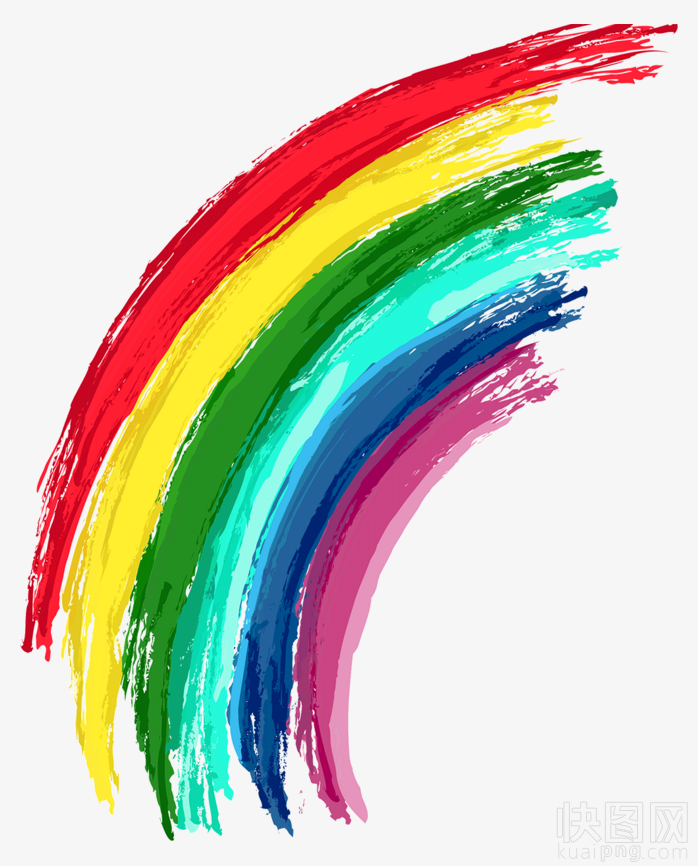
#> input picture Picture/rainbow.png, 698 x 866 px
$ python PILRWSImageUsing.py
#> lines starting #> are read from the running program, lines starting #| are printed output that depends on the picture; after the words box and inside, x2 and y2 are one past the last pixel; in counts of white or black regions, pixels touching at a corner belong together
import matplotlib.pyplot as plt
import cv2 as cv
from PIL import Image
import numpy as np
from skimage import data, util
from pylab import mpl

mpl.rcParams["font.sans-serif"] = ["SimHei"]


def pilrws():
    img = Image.open("../Picture/rainbow.png")
    img_gray = img.convert('L')
    img_rgb = img.convert('RGB')
    img_rgb.save('../Picture/rainbow.jpg')
    print(img.format, img.size, img.mode)
    # 调动系统的图像显示程序
    img.show("原图")
    img_gray.show("灰度图像")
    img_rgb.show("rgb图像")


def pilrw():
    chelsea = data.chelsea()
    # 将数组的三通道逆过来存放
    # cv.imread 读图像时 是按照BGR的方式读入 cv.write 会将图像三通道逆转后存放
    # chelsea = cv.cvtColor(chelsea, cv.COLOR_BGR2RGB)
    chelsea = chelsea[:, :, ::-1]
    cv.imwrite("../Picture/chelsea.jpg", chelsea)
    # Image.open 不能打开数组 要打开路径
    img = Image.open("../Picture/chelsea.jpg")
    img.show()


def pilrw1():

    img = Image.open("../Picture/rainbow.png")
#> img is the input picture: PIL image 698x866 RGBA; mean R, G, B, A 201.1, 200, 184.5, 255
    img_gray = img.convert('L')
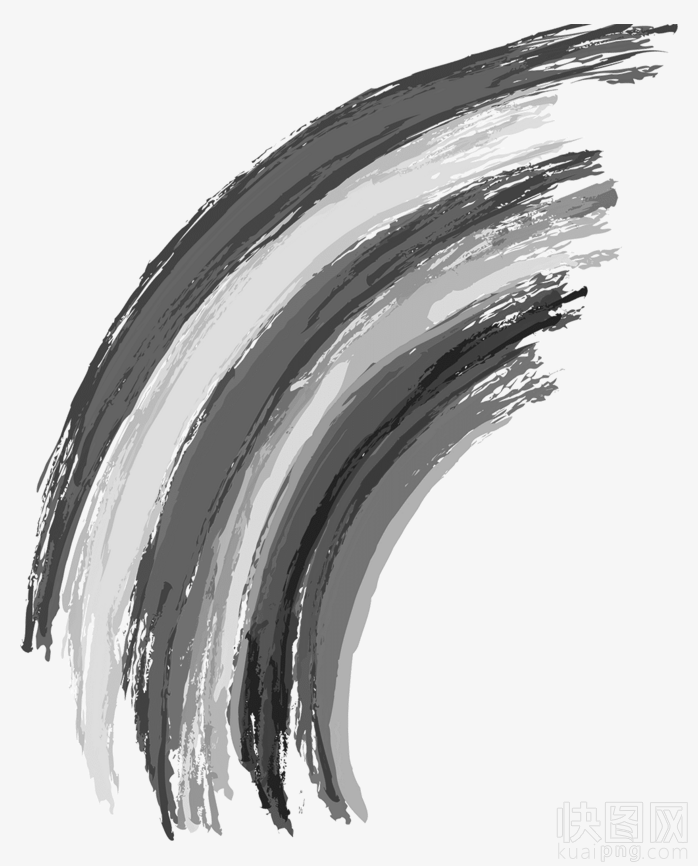
#> img_gray: PIL image 698x866 L; min 28, max 253, mean 198.5
    img_gray = np.asarray(img_gray)
    img_rgb = img.convert('RGB')
    img_rgb = np.asarray(img_rgb)
    # 二值图像
    img_1 = img.convert("1")
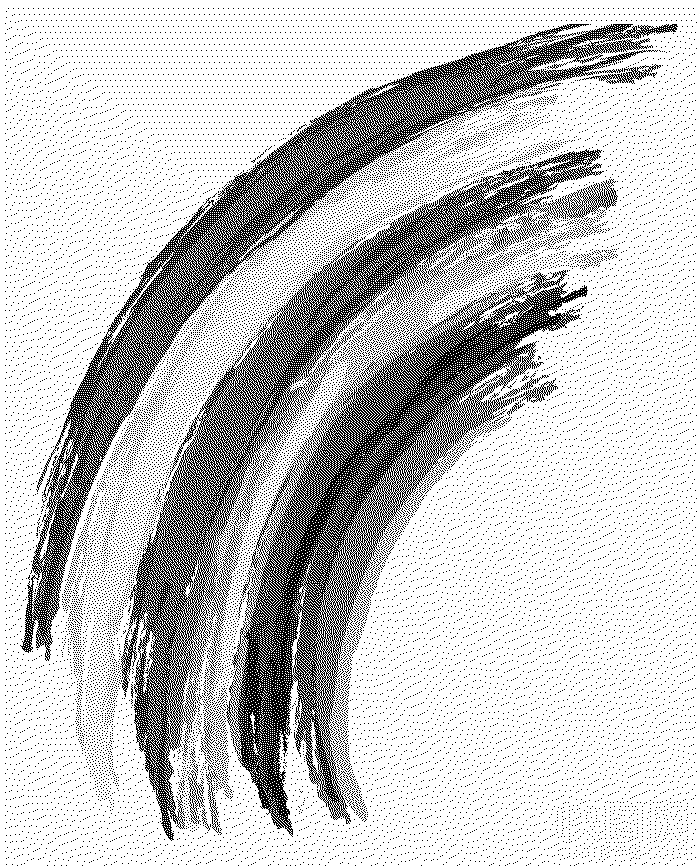
#> img_1: PIL image 698x866 1; 77.8% white; black in thin lines or dots
    img_1 = np.asarray(img_1)
    img = np.asarray(img)
    imgs = [img, img_gray, img_rgb, img_1]
    fig, axe = plt.subplots(nrows=2, ncols=2, figsize=(12, 10))
    pos = 0
    for i in range(2):
        for j in range(2):
            axe[i, j].imshow(imgs[pos], cmap='gray', vmin=0, vmax=255)
            axe[i, j].axis(False)
            pos = pos + 1
#> after the loop, pos = 4
    plt.tight_layout()
    plt.show()
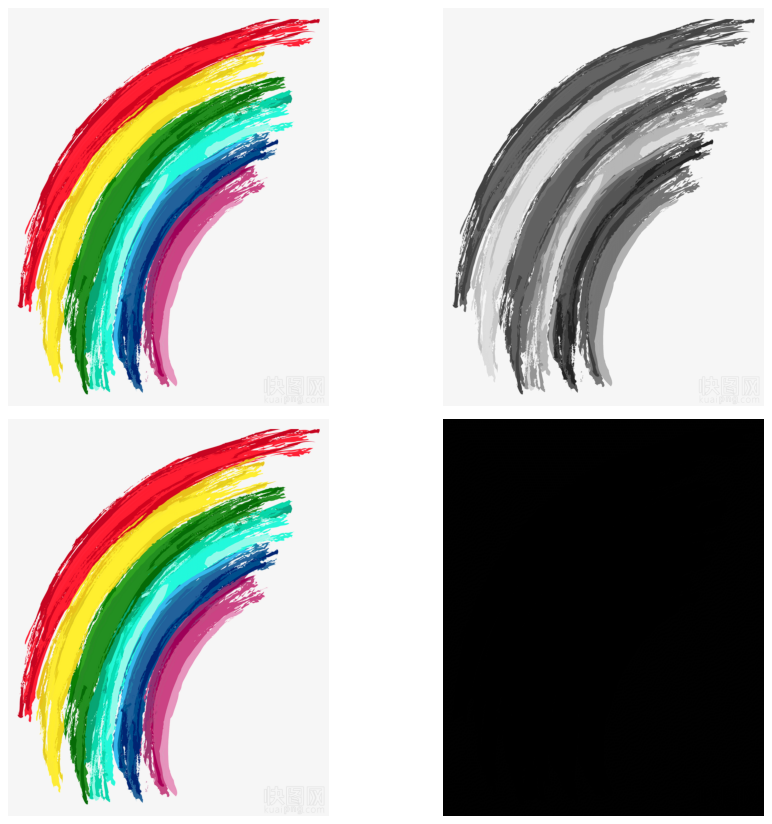
#> figure drawn by matplotlib, 4 panels


if __name__ == "__main__":
    pilrw1()

$ run again, with Picture/word.png copied over Picture/rainbow.png
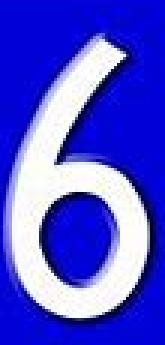
#> input picture Picture/word.png, 55 x 115 px (shown 3 times larger)
#> in pilrw1, img is the input picture: PIL image 55x115 RGB; mean R, G, B 79.8, 80, 212.3
#> in pilrw1, `img_1 = img.convert("1")`:
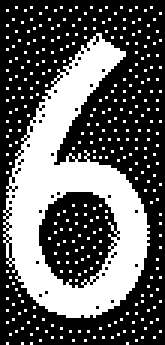
#> img_1: PIL image 55x115 1 (shown 3 times larger); 36.6% white; 331 white regions (330 under 20 px), largest, box (x1, y1, x2, y2) and area: (1, 11, 50, 106) 1982
#> after the loop in pilrw1, `for i in range(2):`: pos = 4
#> in pilrw1, `plt.show()`:
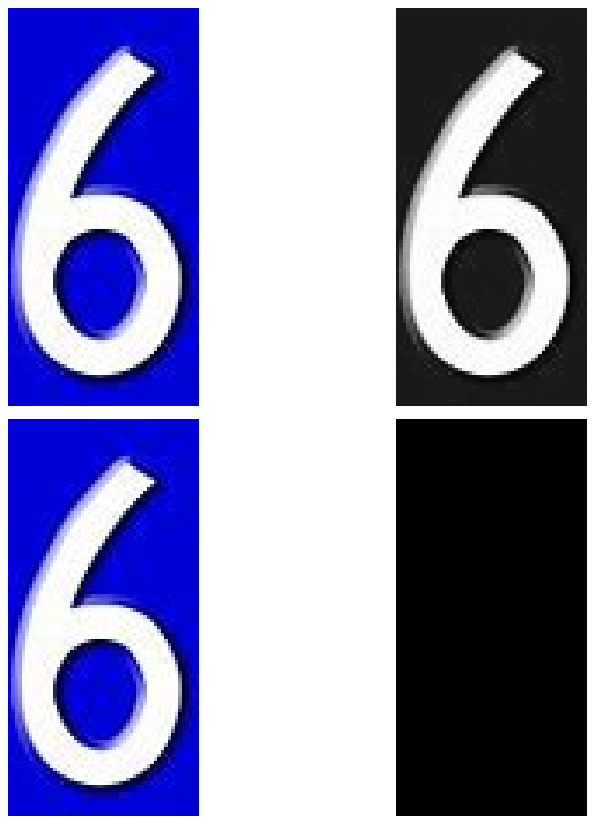
#> figure drawn by matplotlib, 4 panels
